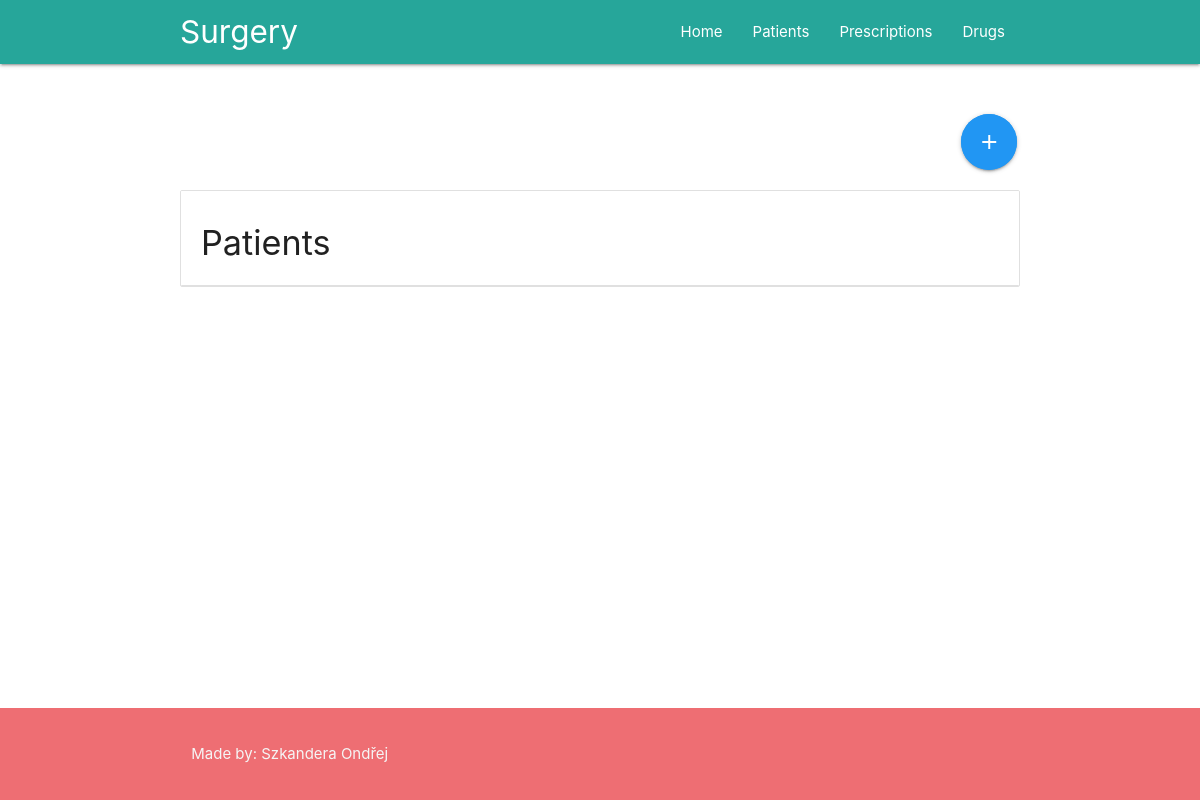
The app's page /patients, older data.
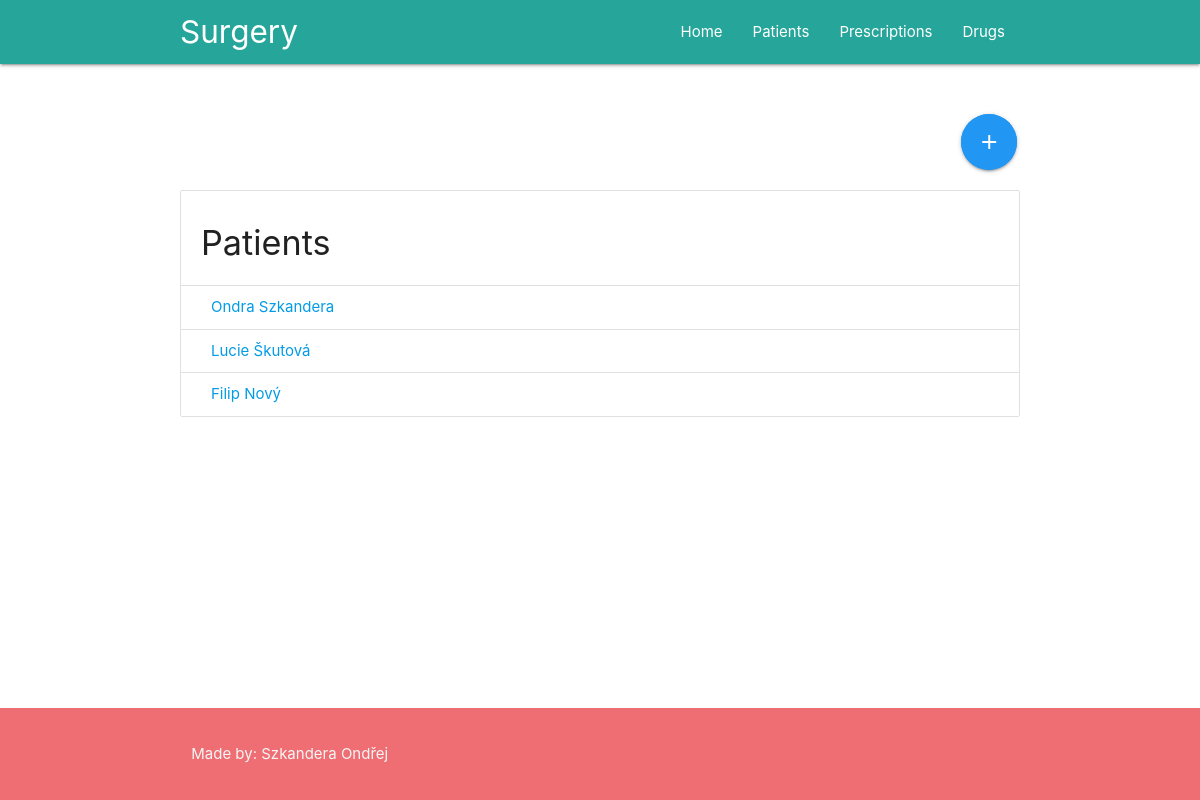
The same page, newer data.
### Office/models.py (models this page shows, shortened)
class Patient(models.Model):
    first_name = models.CharField(max_length=50)
    last_name = models.CharField(max_length=50)
    birthday = models.DateField()
    height = models.IntegerField()
    weight = models.DecimalField(max_digits=5, decimal_places=2)

### Office/views.py (the view)
# urls.py: path('patients', views.patient, name='patients'),
def patient(request):
    context = {
        'patients': models.Patient.objects.all()
    }
    return render(request, 'Office/patients.html', context)

### Office/templates/Office/patients.html
{% extends 'Office/layout.html' %}
{% block content %}
    <div class="row">
        <div class="col s1 offset-s11">
            <a class="btn-floating btn-large waves-effect waves-light blue pulse"
               href="{% url 'add_patient' %}"><i class="material-icons">add</i></a>
        </div>
    </div>
    <ul class="collection with-header">
        <li class="collection-header"><h4>Patients</h4></li>
        {% for patient in patients %}
                <li class="collection-item">
                    <a href="{% url 'patient_detail' patient.id %}">{{ patient.first_name }} {{ patient.last_name }}</a>
                </li>
        {% endfor %}
    </ul>
{% endblock %}

Row changes from the older to the newer data that the page shows:
added Patient: first_name "Ondra", last_name "Szkandera"
added Patient: first_name "Lucie", last_name "Škutová"
added Patient: first_name "Filip", last_name "Nový"
